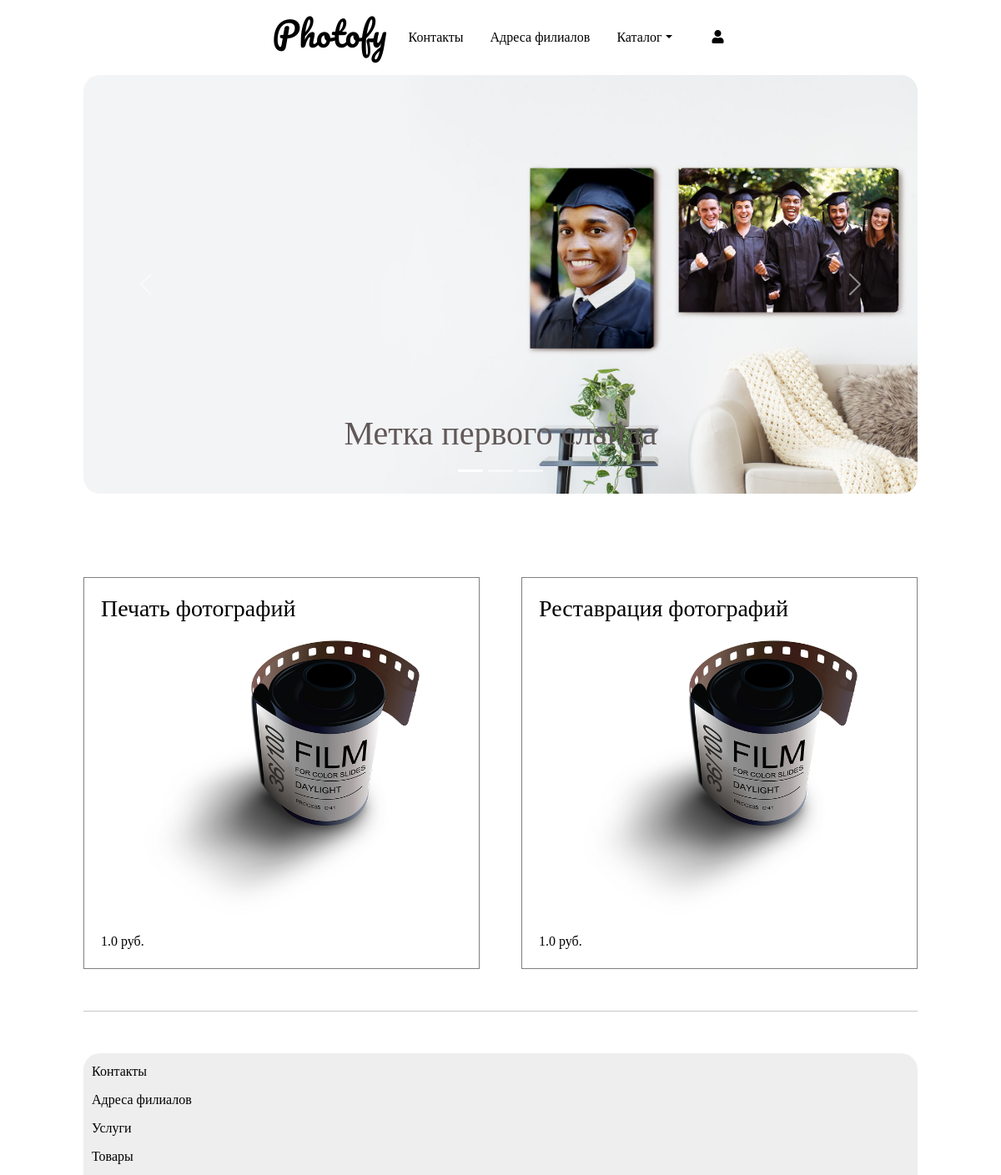
Page /home/services_by_category/ on the committed database.
### module1/models.py (models this page shows, shortened)
class Services(models.Model):
    title = models.CharField(verbose_name=_("title"), help_text=_("Required"), max_length=255)
    CHOICES = [
        ('good', 'Goods'),
        ('service', 'Services'),
    ]
    category = models.CharField(max_length=32, choices=CHOICES, default='good')
    description = models.TextField(verbose_name=_("Описание"), help_text=_("Not required"), blank=True)
    image = models.ImageField(verbose_name='image', help_text=_("Upload a product image"), default="photos/photo-roll.png", upload_to="photos/")
    regular_price = models.FloatField(verbose_name=_("Regular price"), help_text=_("Максимально 10 цифр"))
    created_at = models.DateTimeField(_("Created at"), auto_now_add=True, editable=False)
    updated_at = models.DateTimeField(_("Updated at"), auto_now_add=True)
    available = models.IntegerField(blank=True, null=True)
    class Meta:
        ordering = ('-created_at',)
        verbose_name = 'Сервис'
        verbose_name_plural = 'Сервисы'

### module1/views.py (the view)
# urls.py: path('services_by_category/', Services_by_category, name="services-by-category"),
def Services_by_category(request):
    services = Services.objects.filter(category='service')
    context = {"services": services}
    return render(request, 'services_by_category.html', context)

### templates/services_by_category.html (shortened to what this page needs)
{% extends "base.html" %}
{% load static %}
{% block content %}
    <div class="mycontainer1">
      <div id="carouselExampleCaptions" class="carousel slide" data-bs-ride="carousel">
        <div class="carousel-indicators">
          <button type="button" data-bs-target="#carouselExampleCaptions" data-bs-slide-to="0" class="active" aria-current="true" aria-label="Slide 1"></button>
          <button type="button" data-bs-target="#carouselExampleCaptions" data-bs-slide-to="1" aria-label="Slide 2"></button>
          <button type="button" data-bs-target="#carouselExampleCaptions" data-bs-slide-to="2" aria-label="Slide 3"></button>
        </div>
        <div class="carousel-inner mycarousel">
          <div class="carousel-item active">
            <img src="{% static 'photos/new-banner1.jpg'%}" class="d-block w-100" alt="...">
            <div class="carousel-caption d-none d-md-block">
              <h1>Метка первого слайда</h1>
            </div>
          </div>
        </div>
        <button class="carousel-control-prev" type="button" data-bs-target="#carouselExampleCaptions"  data-bs-slide="prev">
          <span class="carousel-control-prev-icon" aria-hidden="true"></span>
        </button>
        <button class="carousel-control-next" type="button" data-bs-target="#carouselExampleCaptions"  data-bs-slide="next">
          <span class="carousel-control-next-icon" aria-hidden="true"></span>
        </button>
      </div>
    </div>
    <section class="products-section">
      {% for item in services %}
      <div class="products-section-item">
        <a href="{% url 'module1:detail' item.id %}">
          <h3 class='products-item-title'>{{ item.title }}</h3>
          <img src="{{ item.image.url }}" alt="" width='330' height='330'>
          <p>{{ item.regular_price }} руб.</p>
        </a>
      </div>
      {% endfor %}
    </section>
{% endblock content %}

### static/styles/style.css (style rules this page uses)
body { background-color: rgb(206, 204, 204); }
* { font-family: cursive; }
* a { color: black; transition: 1s; }
.mycontainer1 { padding: 0 100px; }
.mycarousel { max-height: 100%; border-radius: 20px; }
.mycarousel h1 { color: rgb(97, 88, 88); }
.products-section { display: grid; grid-template-columns: repeat(auto-fill, minmax(330px,1fr)); grid-auto-rows: auto; grid-gap: 50px; margin: 100px 100px 0px 100px; color: rgb(97, 88, 88); }
.products-section > div { position: relative; text-align: center; background-color: var(--contentBack); border: 1px solid gray; transition: 0.3s; }
.products-section-item a { text-decoration: none; color: black; transition: 1s; }
.products-section-item p, .products-section-item h3 { text-align: left; margin: 20px; justify-content: left; }
.products-item-title { word-wrap: break-word; }

### rows in the picture
Services: title "Печать фотографий", image (picture), regular_price "1.0"
Services: title "Реставрация фотографий", image (picture), regular_price "1.0"
